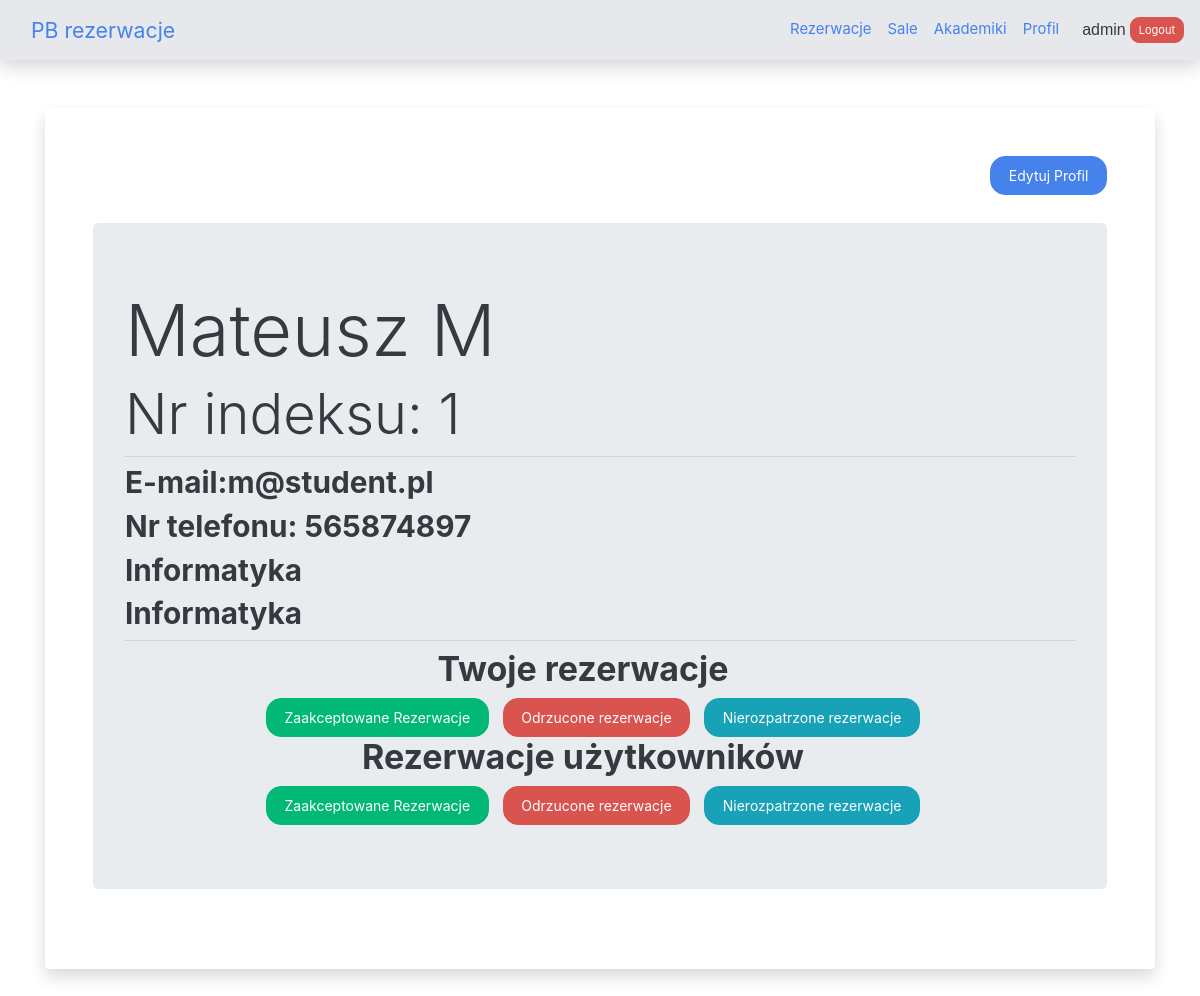
The page /user/ (signed in) on the database its author committed.
### reservations/models.py (models this page shows, shortened)
class Uzytkownik(models.Model):
    konto = models.OneToOneField(User, on_delete=models.CASCADE)
    id_uzytkownika = models.AutoField(primary_key=True)
    imie = models.CharField(max_length=15)
    nazwisko = models.CharField(max_length=25)
    e_mail = models.CharField(max_length=25)
    status = models.CharField(max_length=15)
    id_wydzialu = models.ForeignKey(Wydzial, on_delete=models.CASCADE)
    class Meta:
        verbose_name_plural = "Użytkownicy"

class Wydzial(models.Model):
    id_wydzialu = models.AutoField(primary_key=True)
    nazwa_wydzialu = models.CharField(max_length=30)
    def __str__(self):
        return f'{self.nazwa_wydzialu}'
    class Meta:
        verbose_name_plural = "Wydziały"

class Kierunek(models.Model):
    id_kierunku = models.AutoField(primary_key=True)
    nazwa_kierunku = models.CharField(max_length=30)
    id_wydzialu = models.ForeignKey(Wydzial, on_delete=models.CASCADE)
    def __str__(self):
        return f'{self.nazwa_kierunku}'
    class Meta:
        verbose_name_plural = "Kierunki"

### reservations/views.py (the view)
# urls.py: path('user/', views.detailed_profile,name='profil'),
@login_required
def detailed_profile(request):
    current_user = request.user
    context = {
        "name": current_user.uzytkownik.imie,
        "surname": current_user.uzytkownik.nazwisko,
        "e_mail": current_user.uzytkownik.e_mail,
        "kierunek": current_user.uzytkownik.student.id_kierunku,
        "wydział": current_user.uzytkownik.id_wydzialu,
        "telefon": current_user.uzytkownik.student.nr_telefonu,
        "nr_indeksu": current_user.uzytkownik.student.nr_indeksu
    }
    if request.user.is_staff:
        return render(request, 'reservations/admin_profile.html',context)
    else:
        return render(request, 'reservations/profile.html', context)

### reservations/templates/reservations/admin_profile.html
{% extends "reservations/profile.html" %}
{% block res_links %}
    <h2 style="display: flex; justify-content: center; align-content: center; margin-left: -1em">Twoje rezerwacje</h2>
    <div style="display: flex; justify-content: center; align-content: center">
        <a class="btn btn-success" style="margin-right: 1em" href="{% url "user_accepted_reservations" %}">Zaakceptowane
            Rezerwacje</a>
        <a class="btn btn-danger" style="margin-right: 1em" href="{% url "user_declined_reservations" %}">Odrzucone
            rezerwacje</a>
        <a class="btn btn-info " style="margin-right: 1em" href="{% url "user_pending_reservations" %}">Nierozpatrzone
            rezerwacje</a>
    </div>
    <h2 style="display: flex; justify-content: center; align-content: center; margin-left: -1em">Rezerwacje użytkowników</h2>
    <div style="display: flex; justify-content: center; align-content: center">
        <a class="btn btn-success" style="margin-right: 1em" href="{% url "user_accepted_reservations" %}">Zaakceptowane
            Rezerwacje</a>
        <a class="btn btn-danger" style="margin-right: 1em" href="{% url "user_declined_reservations" %}">Odrzucone
            rezerwacje</a>
        <a class="btn btn-info " style="margin-right: 1em" href="{% url "user_pending_reservations" %}">Nierozpatrzone
            rezerwacje</a>
    </div>
{% endblock res_links %}

### reservations/templates/reservations/profile.html (shortened to what this page needs)
{% extends "generic_site.html" %}
{% block contents %}
    <div style="display: flex; justify-content: flex-end; padding-bottom: 2em">
    <a href="{% url "edit_profile" %}" class="btn btn-primary">Edytuj Profil</a>
    </div>
    <div class="jumbotron">
        {% block info %}
            <h1 class="display-3">{{ name }} {{ surname }}</h1>
            <h4 class="display-4">Nr indeksu: {{ nr_indeksu }}</h4>
            <hr class="my-2">
            <h3>E-mail:{{ e_mail }}</h3>
            <h3>Nr telefonu: {{ telefon }}</h3>
            <h3>{{ wydział }}</h3>
            <h3>{{ kierunek }}</h3>
        {% endblock info %}
        <hr class="my-2">
        {% block res_links %}{% endblock res_links %}
    </div>
{% endblock contents %}

### templates/generic_site.html (shortened to what this page needs)
<!DOCTYPE html>
<html lang="en" xmlns="http://www.w3.org/1999/html">
<head>
    <link rel="stylesheet" href="https://bootswatch.com/4/litera/bootstrap.min.css">
</head>
<body>
{% load static %}
<nav id="navbar" class="navbar navbar-expand-lg static-top shadow">
    <div id="navbar" class="container">
        <a class="navbar-brand" href={% url 'reservations_index' %}>{{ title|default:"PB rezerwacje" }}</a>
        <div class="collapse navbar-collapse" id="navbarResponsive">
            <ul class="navbar-nav ml-auto">
                {% block navbar %}
                    <li class="nav-item">
                        <a class="nav-link" id="io_skrypt" href={% url 'current_reservations' %}>Rezerwacje</a>
                    </li>
                    <li class="nav-item">
                        <a class="nav-link" href={% url 'plan' %}>Sale</a>
                    </li>
                    <li class="nav-item">
                        <a class="nav-link" href={% url 'akademiki' %}>Akademiki</a>
                    </li>
                    <li class="nav-item">
                        <a class="nav-link" href={% url 'profil' %}>Profil</a>
                    </li>
                    </ul>
                    </div>
                    </div>
                    {% if user.is_authenticated %}
                        <span style="margin-right: 4px; font-family: Helvetica,monospace; font-size: medium"> {{ user.get_username }} </span>
                        <a href="{% url 'logout' %}?next={{ request.path }}">
                            <button type="button" class="btn btn-danger btn-sm">Logout</button>
                        </a>
                    {% else %}
                        <button type="button" class="btn btn-success btn-sm">
                            <a href="{% url 'login' %}?next={{ request.path }}">Login</a>
                        </button>
                    {% endif %}
                    </nav>
                {% endblock %}
<div class="container">
    <div class="card border-0 shadow my-5">
        <div class="card-body p-5">
            {% block contents %}{% endblock %}
        </div>
    </div>
</div>
</body>
</html>

### templates/generic_site.html (style rules this page uses)
html { background: url('https://source.unsplash.com/twukN12EN7c/1920x1080') no-repeat center center fixed; -webkit-background-size: cover; -moz-background-size: cover; -o-background-size: cover; background-size: cover; }
body { background: url('https://source.unsplash.com/twukN12EN7c/1920x1080') no-repeat center center fixed; background-size: auto; -family: -apple-system, BlinkMacSystemFont, 'Segoe WPC', 'Segoe UI', 'Ubuntu', 'Droid Sans', sans-serif; font-size: 14px; line-height: 1.6; -webkit-background-size: cover; -moz-background-size: cover; -o-background-size: cover; background-size: cover; }
#navbar { background: rgb(230, 232, 236); }

### rows shown on the page
Uzytkownik: imie "Mateusz", e_mail "m@student.pl"
Wydzial: nazwa_wydzialu "Informatyka"
Kierunek: nazwa_kierunku "Informatyka"

### other values the page prints
{{ title|default:"PB rezerwacje" }} "PB rezerwacje"
{{ user.get_username }} "admin"
{{ surname }} "M"
{{ nr_indeksu }} "1"
{{ telefon }} "565874897"
